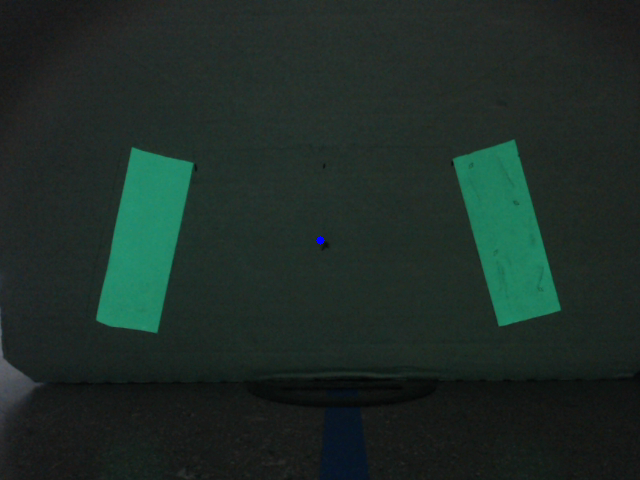
#> input picture test_photos/0degrees_18inches.png, 640 x 480 px
$ python color_calibration.py
#> lines starting #> are read from the running program, lines starting #| are printed output that depends on the picture; long printed decimals are rounded
import numpy as np
import cv2 as cv
from matplotlib import pyplot as plt
import math

img = cv.imread('test_photos/0degrees_18inches.png')
#> img is the input picture: shape (480, 640, 3); mean B, G, R 38.9, 44.4, 29.9
hsv = cv.cvtColor(img, cv.COLOR_BGR2HSV)
#> hsv: shape (480, 640, 3); mean H, S, V 73.2, 66.3, 44.8
h, s, v = cv.split(hsv)
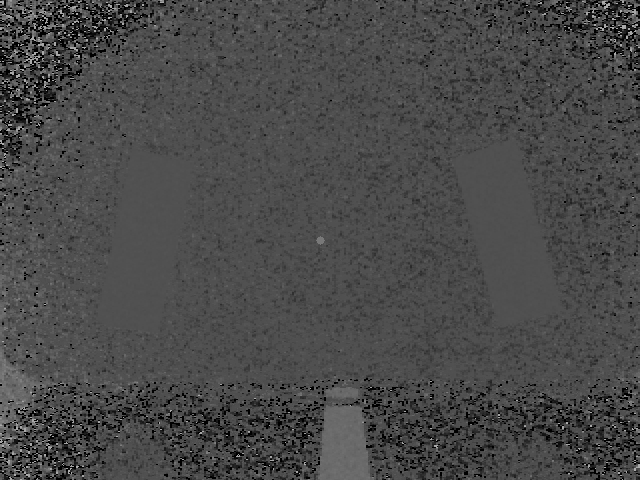
#> h: shape (480, 640); min 0, max 177, mean 73.2
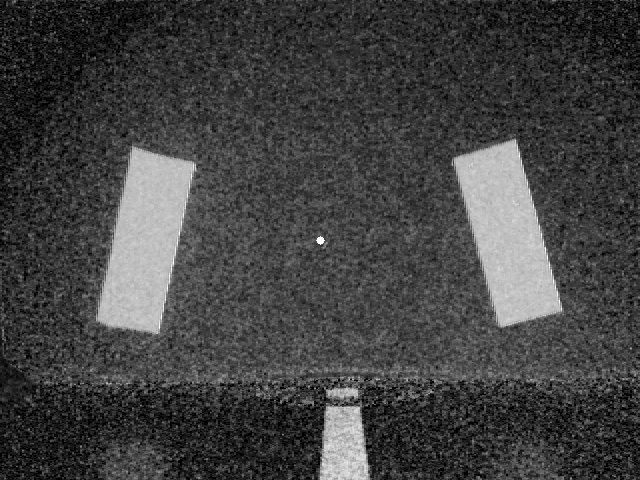
#> s: shape (480, 640); min 0, max 255, mean 66.3
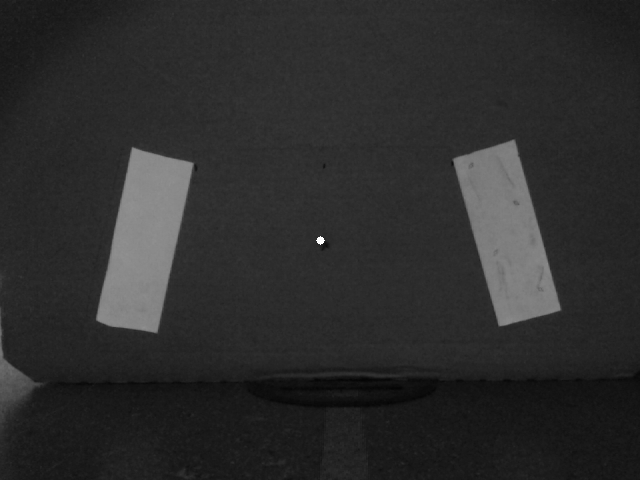
#> v: shape (480, 640); min 5, max 255, mean 44.8


h=h.ravel()
s=s.ravel()
v=v.ravel()

print("mean", hsv.mean())
#| mean 61.417


hue_hist=plt.hist(h,180,[0,180])
sat_hist=plt.hist(s,256,[0,256])
val_hist=plt.hist(v,256,[0,256])

plt.show()
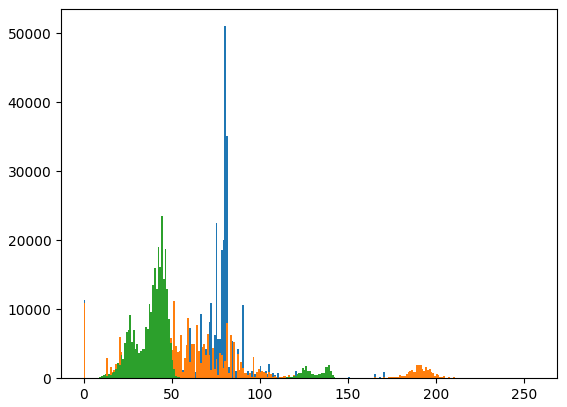
#> figure drawn by matplotlib, 1 panel; tallest bar 51045 high, from x = 80 to 81; tallest bar 11227 high, from x = 51 to 52; tallest bar 23455 high, from x = 44 to 45

print("Hue: " + str(h.mean()))
#| Hue: 73.192
print("Saturation: " + str(s.mean()))
#| Saturation: 66.302
print("Value: " + str(v.mean()))
#| Value: 44.758

h_low=h.mean()-h.std()
#> h_low = 51.77
h_high=h.mean()+h.std()
#> h_high = 94.62
s_low=s.mean()-s.std()
#> s_low = 21.22
s_high=s.mean()+s.std()
#> s_high = 111.4
v_low=v.mean()-v.std()
#> v_low = 18.99
v_high=v.mean()+v.std()
#> v_high = 70.52

print("Range for Hue: (" + str(math.floor(h_low)) + ", " + str(math.floor(h_high)) + ")")
#| Range for Hue: (51, 94)
print("Range for Saturation: (" + str(math.floor(s_low)) + ", " + str(math.floor(s_high)) + ")")
#| Range for Saturation: (21, 111)
print("Range for Value: (" + str(math.floor(v_low)) + ", " + str(math.floor(v_high)) + ")")
#| Range for Value: (18, 70)

$ run again, with test_photos/0degrees_24inches.png copied over test_photos/0degrees_18inches.png
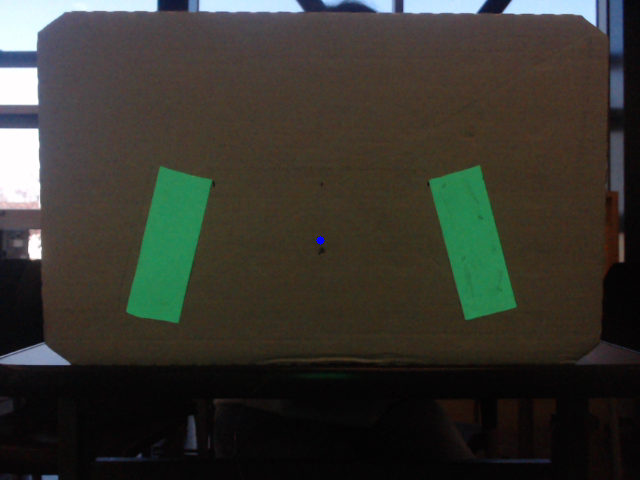
#> input picture test_photos/0degrees_24inches.png, 640 x 480 px
#> img is the input picture: shape (480, 640, 3); mean B, G, R 46, 53.3, 54
#> hsv: shape (480, 640, 3); mean H, S, V 49.4, 82.1, 61.4
#> `h, s, v = cv.split(hsv)`:
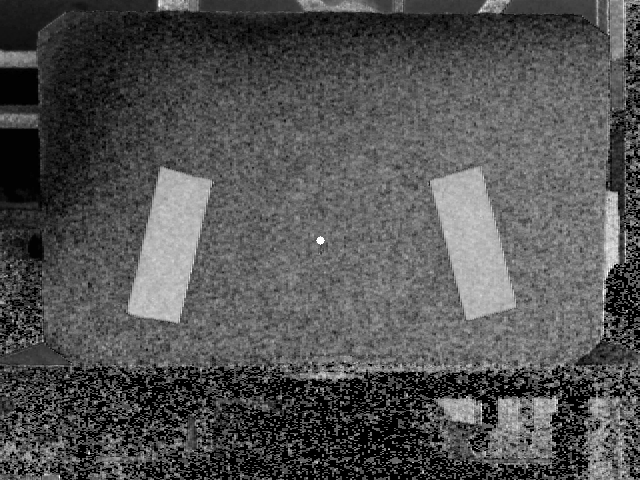
#> s: shape (480, 640); min 0, max 255, mean 82.1
#| mean 64.306
#> `plt.show()`:
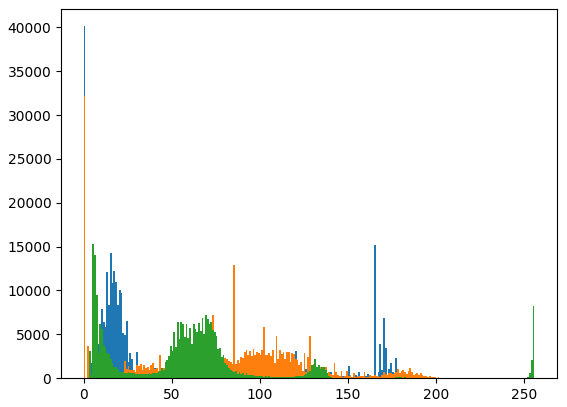
#> figure drawn by matplotlib, 1 panel; tallest bar 40131 high, from x = 0 to 1; tallest bar 32124 high, from x = 0 to 1; tallest bar 15312 high, from x = 5 to 6
#| Hue: 49.425
#| Saturation: 82.110
#| Value: 61.384
#> h_low = -8.94
#> h_high = 107.8
#> s_low = 33.87
#> s_high = 130.4
#> v_low = 9.67
#> v_high = 113.1
#| Range for Hue: (-9, 107)
#| Range for Saturation: (33, 130)
#| Range for Value: (9, 113)

$ run again, with test_photos/0degrees_36inches.png copied over test_photos/0degrees_18inches.png
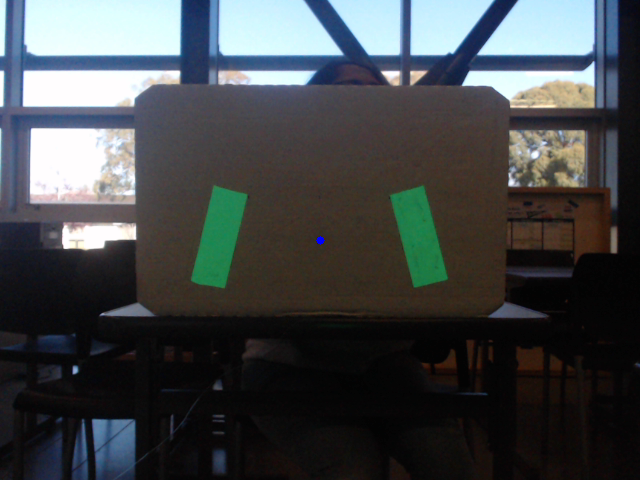
#> input picture test_photos/0degrees_36inches.png, 640 x 480 px
#> img is the input picture: shape (480, 640, 3); mean B, G, R 73.1, 71, 67.1
#> hsv: shape (480, 640, 3); mean H, S, V 72.1, 68.6, 80.4
#> `h, s, v = cv.split(hsv)`:
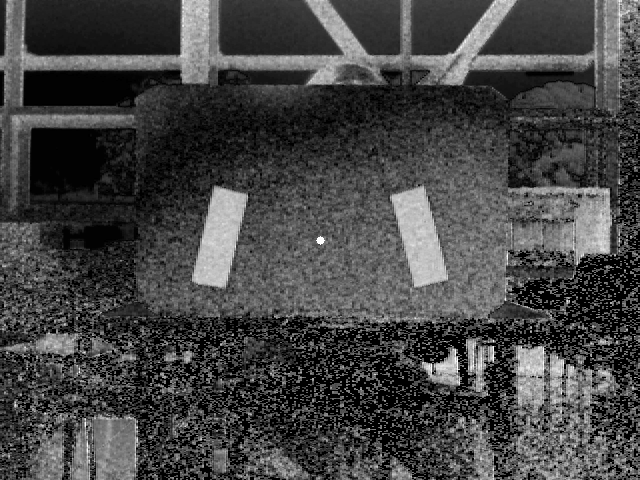
#> s: shape (480, 640); min 0, max 255, mean 68.6
#| mean 73.722
#> `plt.show()`:
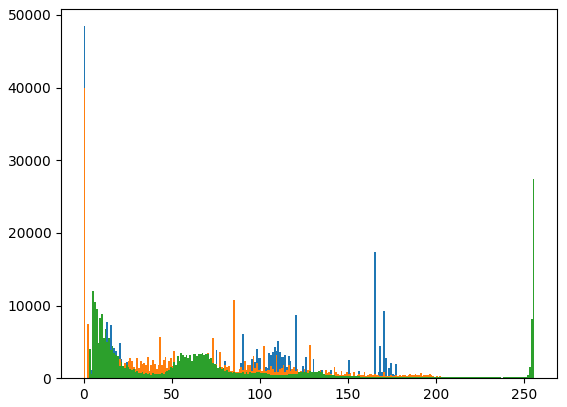
#> figure drawn by matplotlib, 1 panel; tallest bar 48446 high, from x = 0 to 1; tallest bar 39966 high, from x = 0 to 1; tallest bar 27375 high, from x = 255 to 256
#| Hue: 72.117
#| Saturation: 68.604
#| Value: 80.445
#> h_low = 10.9
#> h_high = 133.3
#> s_low = 16.4
#> s_high = 120.8
#> v_low = -0.737
#> v_high = 161.6
#| Range for Hue: (10, 133)
#| Range for Saturation: (16, 120)
#| Range for Value: (-1, 161)

$ run again, with test_photos/0degrees_48inches.png copied over test_photos/0degrees_18inches.png
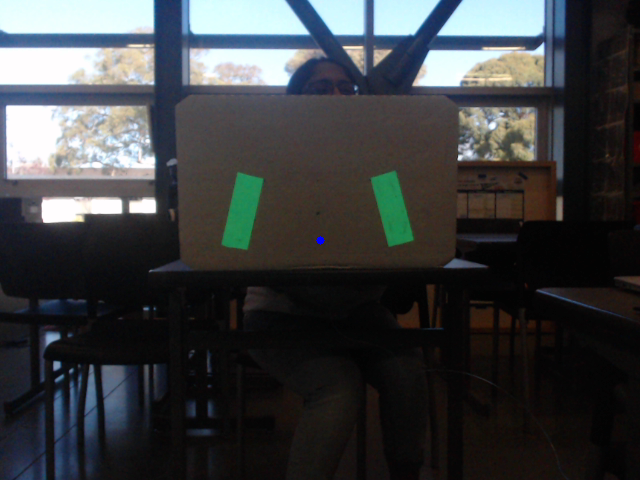
#> input picture test_photos/0degrees_48inches.png, 640 x 480 px
#> img is the input picture: shape (480, 640, 3); mean B, G, R 64.3, 62.3, 59.9
#> hsv: shape (480, 640, 3); mean H, S, V 70.1, 64.5, 70.1
#> `h, s, v = cv.split(hsv)`:
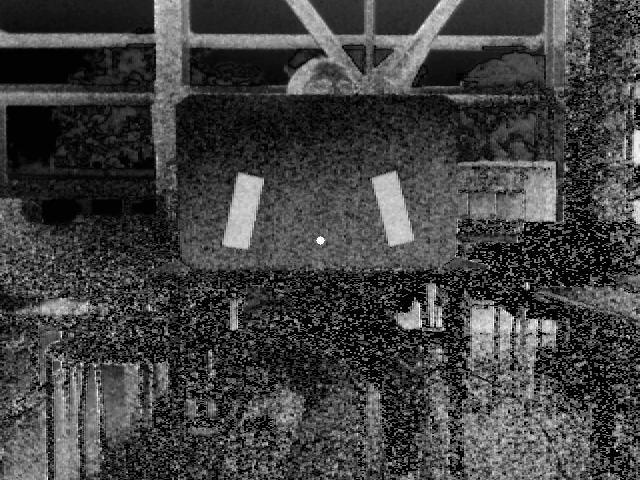
#> s: shape (480, 640); min 0, max 255, mean 64.5
#| mean 68.249
#> `plt.show()`:
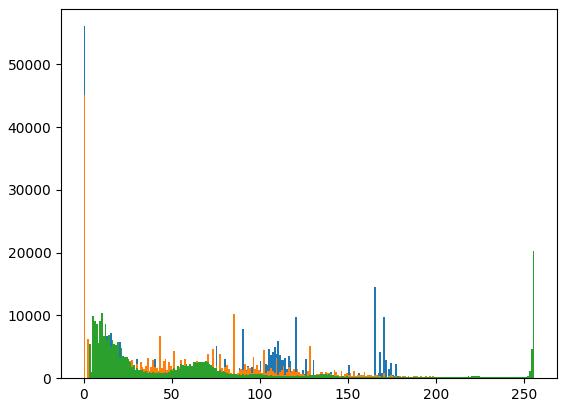
#> figure drawn by matplotlib, 1 panel; tallest bar 56071 high, from x = 0 to 1; tallest bar 45100 high, from x = 0 to 1; tallest bar 20184 high, from x = 255 to 256
#| Hue: 70.110
#| Saturation: 64.528
#| Value: 70.109
#> h_low = 8.89
#> h_high = 131.3
#> s_low = 13.49
#> s_high = 115.6
#> v_low = -7.63
#> v_high = 147.8
#| Range for Hue: (8, 131)
#| Range for Saturation: (13, 115)
#| Range for Value: (-8, 147)
